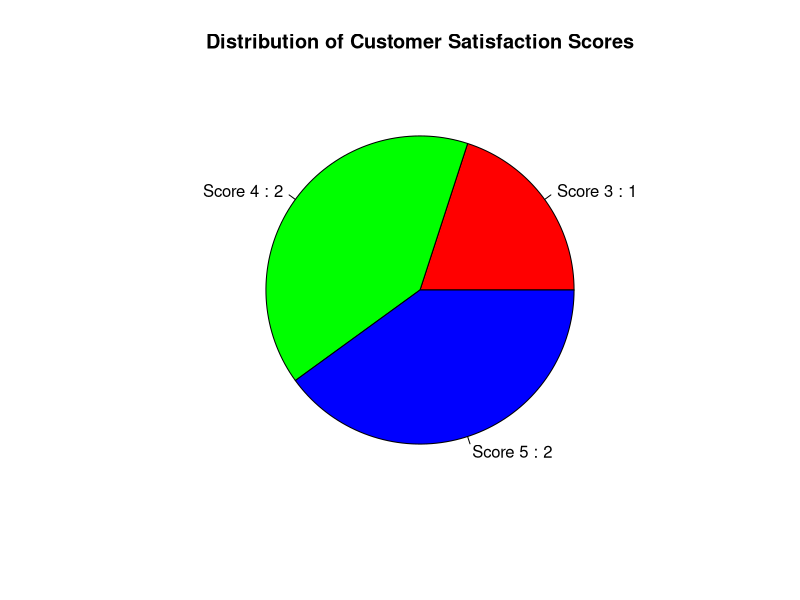

Generate this figure with R:
# Create dataset for Set 2
customer_data <- data.frame(
  Customer_ID = c(1, 2, 3, 4, 5),
  Age = c(25, 30, 35, 28, 40),
  Satisfaction_Score = c(4, 5, 3, 4, 5),
  Feedback = c(
    "Great product, excellent quality and fast delivery!",
    "Amazing service, loved the fast delivery and friendly support.",
    "Average experience, product quality could be improved.",
    "Good quality overall, reasonable pricing and good service.",
    "Excellent experience! Highly recommended, super fast delivery."
  )
)

print(customer_data)

# 2. Pie Chart for Satisfaction Scores
score_counts <- table(customer_data$Satisfaction_Score)
pie_labels <- paste("Score", names(score_counts), ":", score_counts)

pie(score_counts, 
    labels = pie_labels, 
    col = rainbow(length(score_counts)), 
    main = "Distribution of Customer Satisfaction Scores")
